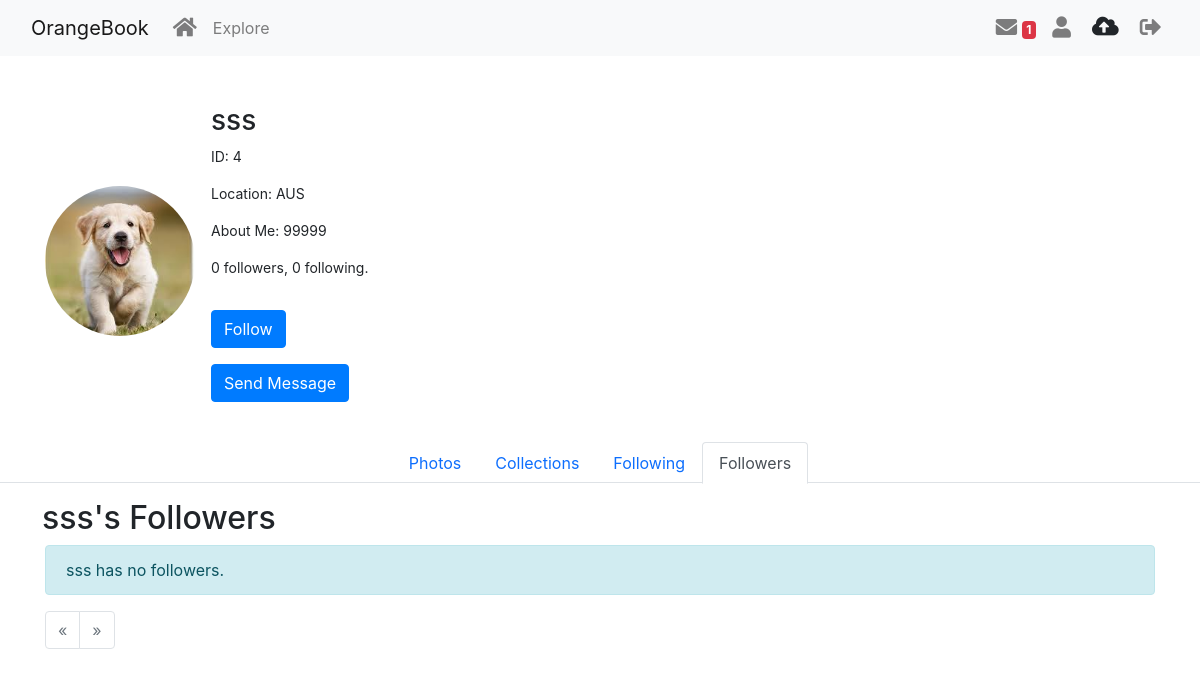
The app's page /user/sss/followers (signed in) with its own data.
### app/models.py (models this page shows, shortened)
class User(UserMixin, db.Model):
    id: so.Mapped[int] = so.mapped_column(primary_key=True)
    username: so.Mapped[str] = so.mapped_column(sa.String(64), index=True,
                                                unique=True)
    email: so.Mapped[str] = so.mapped_column(sa.String(120), index=True,
                                             unique=True)
    password_hash: so.Mapped[Optional[str]] = so.mapped_column(sa.String(256))
    location: so.Mapped[str] = so.mapped_column(sa.String(64), index=True,
                                                unique=True)
    posts: so.WriteOnlyMapped['Post'] = so.relationship(
        back_populates='author')
    about_me: so.Mapped[Optional[str]] = so.mapped_column(sa.String(140))
    last_seen: so.Mapped[Optional[datetime]] = so.mapped_column(
        default=lambda: datetime.now(timezone.utc))
    last_message_read_time: so.Mapped[Optional[datetime]] = so.mapped_column(
        sa.DateTime)
    avatar: so.Mapped[str] = so.mapped_column(
        sa.String(120), index=True, default='default.webp')  # Set default avatar
    following: so.WriteOnlyMapped['User'] = so.relationship(
        secondary=followers, primaryjoin=(followers.c.follower_id == id),
        secondaryjoin=(followers.c.followed_id == id),
        back_populates='followers')
    followers: so.WriteOnlyMapped['User'] = so.relationship(
        secondary=followers, primaryjoin=(followers.c.followed_id == id),
        secondaryjoin=(followers.c.follower_id == id),
        back_populates='following')
    def is_following(self, user):
        query = self.following.select().where(User.id == user.id)
        return db.session.scalar(query) is not None
    def followers_count(self):
        query = sa.select(sa.func.count()).select_from(
            self.followers.select().subquery())
        return db.session.scalar(query)
    def following_count(self):
        query = sa.select(sa.func.count()).select_from(
            self.following.select().subquery())
        return db.session.scalar(query)
    messages_sent: so.WriteOnlyMapped['Message'] = so.relationship(
        'Message', foreign_keys='Message.sender_id', back_populates='author')
    messages_received: so.WriteOnlyMapped['Message'] = so.relationship(
        'Message', foreign_keys='Message.recipient_id', back_populates='recipient')
    def unread_message_count(self):
        last_read_time = self.last_message_read_time or datetime(1900, 1, 1)
        query = sa.select(Message).where(Message.recipient_id == self.id,
                                         Message.timestamp > last_read_time)
        return db.session.scalar(sa.select(sa.func.count()).select_from(
            query.subquery()))
    notifications: so.WriteOnlyMapped['Notification'] = so.relationship(
        'Notification', back_populates='user')
    uploads: so.WriteOnlyMapped['Upload'] = so.relationship(
        'Upload', back_populates='user')

### app/user_routes.py (the view)
@user_bp.route('/<username>/followers')
@login_required
def show_follower(username):
    user = db.first_or_404(sa.select(User).filter_by(username=username))
    page = request.args.get('page', 1, type=int)
    following_alias = aliased(User)
    pagination = db.session.query(following_alias). \
        join(followers, followers.c.follower_id == following_alias.id). \
        filter(followers.c.followed_id == user.id). \
        paginate(
            page=page, per_page=Config.POSTS_PER_PAGE, error_out=False)
    follower = pagination.items
    form = EmptyForm()
    return render_template('User/followed.html', user=user, form=form, pagination=pagination, follower=follower)

### app/forms.py
class EmptyForm(FlaskForm):
    submit = SubmitField('Submit')

### app/models.py (called while the page is built)
@login.user_loader
def load_user(id):
    return User.query.get(int(id))

    @classmethod
    def before_commit(cls, session):
        session._changes = {
            'add': list(session.new),
            'update': list(session.dirty),
            'delete': list(session.deleted)
        }

    @classmethod
    def after_commit(cls, session):
        for obj in session._changes['add']:
            if isinstance(obj, SearchableMixin):
                add_to_index(obj.__tablename__, obj)
        for obj in session._changes['update']:
            if isinstance(obj, SearchableMixin):
                add_to_index(obj.__tablename__, obj)
        for obj in session._changes['delete']:
            if isinstance(obj, SearchableMixin):
                remove_from_index(obj.__tablename__, obj)
        session._changes = None

### app/user_routes.py (called while the page is built)
@user_bp.before_request
def before_request():
    if current_user.is_authenticated:
        current_user.last_seen = datetime.now(timezone.utc)
        db.session.commit()

### app/templates/User/followed.html (shortened to what this page needs)
{% from 'bootstrap5/pagination.html' import render_pagination %}
{% block content %}
{% include 'user1.html' %}
<div class="row mt-4">
    <div class="col-12">
        <ul class="nav nav-tabs justify-content-center">
            <li class="nav-item">
                <a class="nav-link " href="{{ url_for('user.user', username=user.username) }}">
                    Photos
                </a>
            </li>
            <li class="nav-item">
                <a class="nav-link" href="{{ url_for('user.check_collections', username=user.username) }}">
                    Collections
                </a>
            </li>
            <li class="nav-item">
                <a class="nav-link" href="{{ url_for('user.show_following', username=user.username) }}">
                    Following
                </a>
            </li>
            <li class="nav-item">
                <a class="nav-link active" href="{{ url_for('user.show_follower', username=user.username) }}">
                    Followers
                </a>
            </li>
        </ul>
    </div>
</div>
<div class="container mt-3">
    <div class="row">
        <h2>{{ user.username }}'s Followers</h2>
        {% if follower %}
            {% for person in follower %}
                <div class="col-md-4 mb-3">
                    <div class="card">
                        <div class="card-body">
                            <img src="{{ url_for('static', filename='img/avatar/' ~ person.avatar) }}" alt="{{ person.username }}'s Profile Image" class="img-fluid rounded-circle mb-2" style="width: 50px; height: 50px;">
                            <h5 class="card-title">{{ person.username }}</h5>
                            <a href="{{ url_for('user.user', username=person.username) }}" class="btn btn-primary">View Profile</a>
                        </div>
                    </div>
                </div>
            {% endfor %}
        {% else %}
            <div class="col-12">
                <div class="alert alert-info" role="alert">
                    {{ user.username }} has no followers.
                </div>
            </div>
        {% endif %}
    </div>
    <div class="row">
        <div class="col-12">
            <div class="page-footer">
                {{ render_pagination(pagination) }}
            </div>
        </div>
    </div>
</div>
{% endblock %}

### app/templates/user1.html (shortened to what this page needs)
<!doctype html>
<html lang="en">
<head>
  <link href="https://cdn.jsdelivr.net/npm/bootstrap@5.3.2/dist/css/bootstrap.min.css" rel="stylesheet"
>
  <link rel="stylesheet" href="https://stackpath.bootstrapcdn.com/bootstrap/4.5.2/css/bootstrap.min.css">
  <link rel="stylesheet" href="https://cdnjs.cloudflare.com/ajax/libs/font-awesome/5.15.4/css/all.min.css">
  <link rel="stylesheet" href="{{ url_for('static', filename='css/user.css') }}">
</head>
<body>
  <nav class="navbar navbar-expand-lg navbar-light bg-light">
    <div class="container-fluid">
      <a class="navbar-brand" href="{{ url_for('main.gallery') }}">OrangeBook</a>
      <div class="collapse navbar-collapse" id="navbarSupportedContent">
        <ul class="navbar-nav me-auto mb-2 mb-lg-0">
          <li class="nav-item">
            <a class="nav-link" aria-current="page" href="{{ url_for('main.gallery') }}" title="Home">
              <i class="fas fa-home fa-lg"></i>
            </a>
          </li>
          <li class="nav-item">
            <a class="nav-link" aria-current="page" href="{{ url_for('main.circus') }}">Explore</a>
          </li>
        </ul>
        <ul class="navbar-nav mb-2 mb-lg-0">
          {% if current_user.is_anonymous %}
          <li class="nav-item">
            <a class="nav-link" aria-current="page" href="{{ url_for('main.login') }}" title="Log in">
              <i class="fas fa-sign-in-alt fa-lg"></i>
            </a>
          </li>
          <li class="nav-item">
            <a class="nav-link" aria-current="page" href="{{ url_for('main.register') }}" title="Sign up">
              <i class="fas fa-user-plus fa-lg"></i>
            </a>
          </li>
          {% else %}
          <li class="nav-item">
            <a class="nav-link" aria-current="page" href="{{ url_for('user.messages') }}">
              <i class="fas fa-envelope fa-lg" title="Messages"></i>
              {% set unread_message_count = current_user.unread_message_count() %}
              <span id="message_count" class="badge text-bg-danger" style="visibility: {% if unread_message_count %}visible
                                         {% else %}hidden{% endif %};">
                {{ unread_message_count }}
              </span>
            </a>
          </li>
          <li class="nav-item">
            <a class="nav-link" aria-current="page" href="{{ url_for('user.user', username=current_user.username) }}">
              <i class="fas fa-user fa-lg" title="Profile"></i>
            </a>
          </li>
          <li class="nav-item">
            <a class="btn btn-orange" href="{{ url_for('user.upload') }}" title="Upload">
              <i class="fas fa-cloud-upload-alt fa-lg"></i>
            </a>
          </li>
          <li class="nav-item">
            <a class="nav-link" aria-current="page" href="{{ url_for('main.logout') }}" title="Log out">
              <i class="fas fa-sign-out-alt fa-lg"></i>
            </a>
          </li>
          {% endif %}
        </ul>
      </div>
    </div>
  </nav>
  {% block content %}
  <div class="container mt-5">
    <div class="profile-header d-flex justify-content-start">
      <div>
        <img src="{{ url_for('static', filename='img/avatar/' ~ user.avatar) }}"
          alt="{{ user.username }}'s profile picture" class="profile-pic">
      </div>
      <div class="profile-info ml-3">
        <h3>{{ user.username }}</h3>
        <p>ID: {{ user.id }}</p>
        <p>Location: {{ user.location }}</p>
        {% if user.about_me %}
        <p>About Me: {{ user.about_me }}</p>
        {% endif %}
        <p>{{ user.followers_count() }} followers, {{ user.following_count() }} following.</p>
        {% if user == current_user %}
        <p><a href="{{ url_for('user.edit_profile') }}">Edit your profile</a></p>
        {% elif not current_user.is_following(user) %}
        <p>
        <form action="{{ url_for('user.follow', username=user.username) }}" method="post">
          {{ form.submit(value='Follow', class_='btn btn-primary') }}
        </form>
        </p>
        {% endif %}
        {% if user.id != current_user.id %}
        <p>
          <a href="{{ url_for('user.send_message', recipient=user.username) }}" class="btn btn-primary">
            Send Message
          </a>
        </p>
        {% endif %}
      </div>
    </div>
  </div>
  {% endblock %}

### app/static/css/user.css (style rules this page uses)
.profile-pic { border-radius: 50%; width: 150px; height: 150px; object-fit: cover; }
.profile-info { display: flex; flex-direction: column; justify-content: center; margin-left: 20px; font-size: 14px; }
.profile-header { display: flex; align-items: center; margin-top: 20px; }
.nav-tabs { display: flex; justify-content: center; }

### records on screen
User: avatar (placeholder picture), username "sss", id "4", location "AUS", about_me "99999"

### other values on screen
{{ unread_message_count }} "1"
{{ user.followers_count() }} "0"
{{ user.following_count() }} "0"
{{ render_pagination(pagination) }} "« »"
